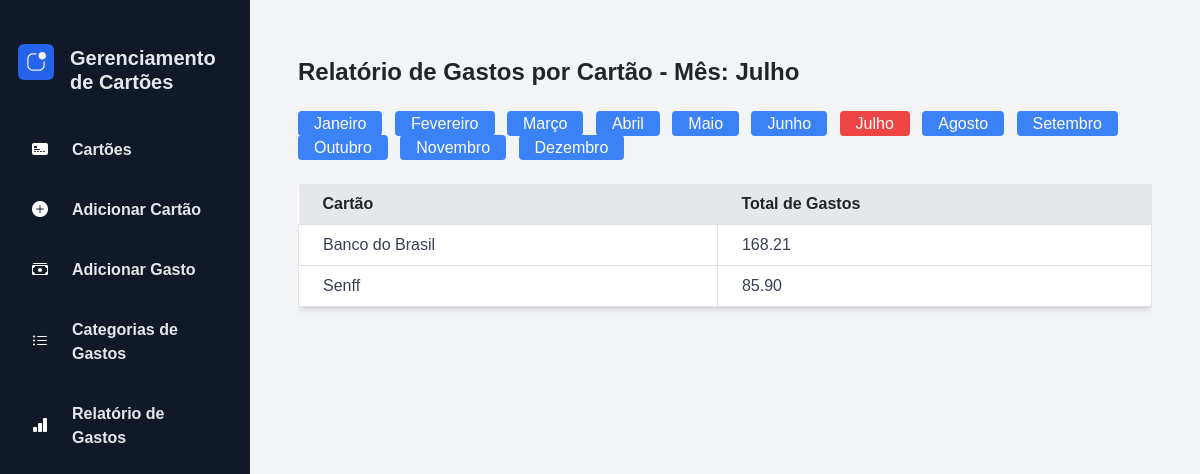
/gestao_cartoes/relatorio/gastos/, run on the app's committed database.
### gestao_cartoes/models.py (models this page shows, shortened)
class Cartao(models.Model):
    nome = models.CharField(max_length=100)
    limite = models.DecimalField(max_digits=10, decimal_places=2)
    vencimento = models.IntegerField()
    imagem = models.ImageField(upload_to='imagens_cartoes/', default='imagens_cartoes/default_image.jpg')

### gestao_cartoes/views.py (the view)
# urls.py: path('relatorio/gastos/', RelatorioGastosView.as_view(), name='relatorio_gastos'),
class RelatorioGastosView(TemplateView):
    template_name = 'relatorio_gastos.html'
    def get_context_data(self, **kwargs):
        context = super().get_context_data(**kwargs)
        mes_param = self.request.GET.get('mes', None)
        ano_atual = timezone.now().year
        mes_atual = timezone.now().month
        if mes_param and mes_param.isdigit():
            mes_num = int(mes_param)
            if 1 <= mes_num <= 12:
                mes_atual = mes_num
        context['mes_selecionado'] = mes_atual
        context['nome_mes_selecionado'] = self.mapear_numero_para_mes(mes_atual)
        context['meses'] = [(i, self.mapear_numero_para_mes(i)) for i in range(1, 13)]
        primeiro_dia_mes = datetime(ano_atual, mes_atual, 1)
        ultimo_dia_mes = datetime(ano_atual, mes_atual + 1, 1) if mes_atual < 12 else datetime(ano_atual + 1, 1, 1)
        gastos_mes = Gasto.objects.filter(data__gte=primeiro_dia_mes, data__lt=ultimo_dia_mes).order_by('cartao')
        relatorio = {}
        for gasto in gastos_mes:
            if gasto.cartao not in relatorio:
                relatorio[gasto.cartao] = 0
            relatorio[gasto.cartao] += gasto.valor
        context['relatorio'] = [{'cartao': cartao, 'total_gastos': total} for cartao, total in relatorio.items()]
        return context
    def mapear_numero_para_mes(self, numero_mes):
        meses = {
            1: "Janeiro", 2: "Fevereiro", 3: "Março", 4: "Abril",
            5: "Maio", 6: "Junho", 7: "Julho", 8: "Agosto",
            9: "Setembro", 10: "Outubro", 11: "Novembro", 12: "Dezembro"
        }
        return meses.get(numero_mes, "Mês Inválido")

### gestao_cartoes/templates/relatorio_gastos.html (shortened to what this page needs)
{% extends 'base.html' %}
{% load static %}
{% load meus_filtros %}
{% block content %}
<div class="max-w-6xl mx-auto py-8 px-4">
    <h2 class="text-2xl font-bold mb-6">Relatório de Gastos por Cartão - Mês: {{ nome_mes_selecionado }}</h2>
    <div class="mb-4">
        {% for mes, nome_mes in meses %}
        <a href="?mes={{ mes }}" class="mr-2 py-1 px-3 {% if mes == mes_selecionado %}bg-red-500{% else %}bg-blue-500{% endif %} text-white rounded">{{ nome_mes }}</a>
        {% endfor %}
    </div>
    <div class="overflow-x-auto">
        <table class="min-w-full table-auto bg-white shadow-md rounded px-8 pt-6 pb-8 mb-4">
            <thead class="bg-gray-200">
                <tr>
                    <th class="px-4 py-2 text-left">Cartão</th>
                    <th class="px-4 py-2 text-left">Total de Gastos</th>
                </tr>
            </thead>
            <tbody class="text-gray-700">
                {% for item in relatorio %}
                <tr>
                    <td class="border px-4 py-2">{{ item.cartao.nome }}</td>
                    <td class="border px-4 py-2">{{ item.total_gastos | floatformat:2 }}</td>
                </tr>
                {% empty %}
                <tr>
                    <td colspan="2" class="border px-4 py-2 text-center">Nenhum gasto registrado.</td>
                </tr>
                {% endfor %}
            </tbody>
        </table>
    </div>
</div>
{% endblock %}

### gestao_cartoes/templates/base.html (style rules this page uses)
body { font-family: Arial, sans-serif; }

### data on the page
Cartao: cartao.nome "Banco do Brasil", total_gastos "168.21"
Cartao: cartao.nome "Senff", total_gastos "85.90"

### other printed values
{{ nome_mes_selecionado }} "Julho"
{{ nome_mes }} "Janeiro" "Fevereiro" "Março" "Abril" "Maio" "Junho" "Julho" "Agosto" "Setembro" "Outubro" "Novembro" "Dezembro"
